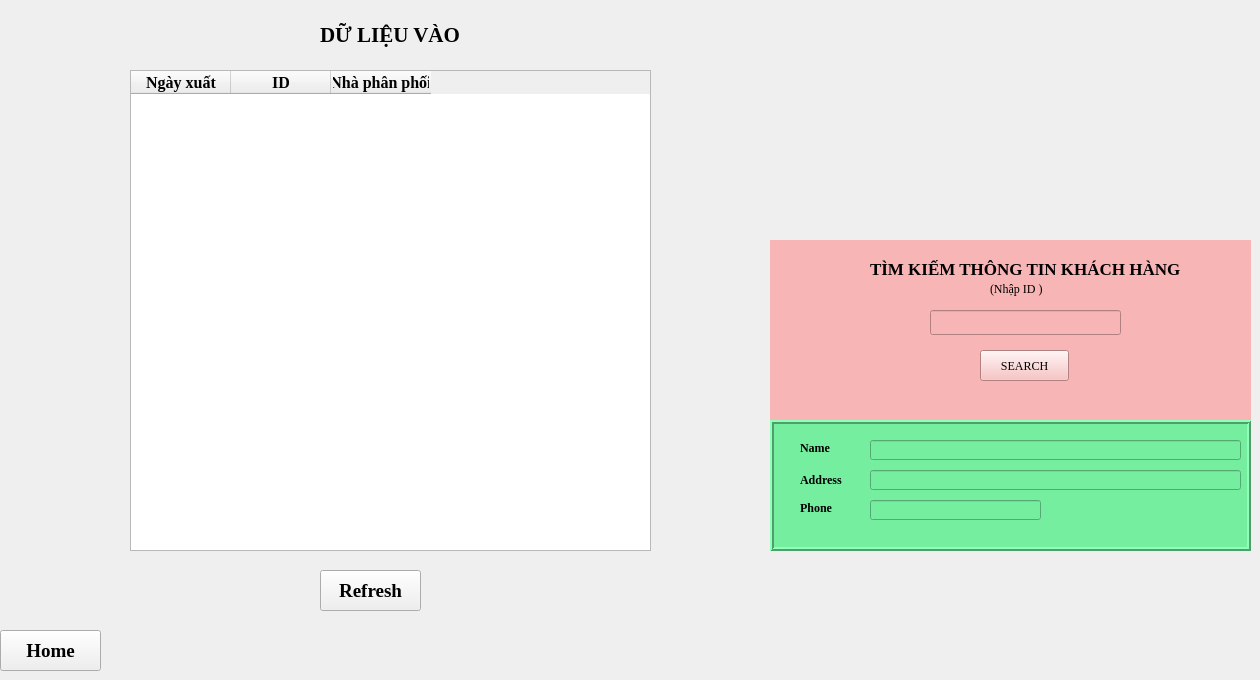
      <widget class="QWidget" name="Screen_DataIN">
       <widget class="QPushButton" name="Button_home_Data">
        <property name="geometry">
         <rect>
          <x>0</x>
          <y>630</y>
          <width>101</width>
          <height>41</height>
         </rect>
        </property>
        <property name="font">
         <font>
          <family>Times New Roman</family>
          <pointsize>14</pointsize>
          <weight>75</weight>
          <bold>true</bold>
         </font>
        </property>
        <property name="styleSheet">
         <string notr="true"/>
        </property>
        <property name="text">
         <string>Home</string>
        </property>
        <property name="icon">
         <iconset>
          <normaloff>icon/icon_home.png</normaloff>icon/icon_home.png</iconset>
        </property>
        <property name="iconSize">
         <size>
          <width>30</width>
          <height>30</height>
         </size>
        </property>
       </widget>
       <widget class="QPushButton" name="Button_refresh">
        <property name="geometry">
         <rect>
          <x>320</x>
          <y>570</y>
          <width>101</width>
          <height>41</height>
         </rect>
        </property>
        <property name="font">
         <font>
          <family>Times New Roman</family>
          <pointsize>14</pointsize>
          <weight>75</weight>
          <bold>true</bold>
         </font>
        </property>
        <property name="text">
         <string>Refresh</string>
        </property>
        <property name="icon">
         <iconset>
          <normaloff>icon/refresh.png</normaloff>icon/refresh.png</iconset>
        </property>
        <property name="iconSize">
         <size>
          <width>20</width>
          <height>20</height>
         </size>
        </property>
       </widget>
       <widget class="QLabel" name="label_6">
        <property name="geometry">
         <rect>
          <x>320</x>
          <y>19</y>
          <width>171</width>
          <height>31</height>
         </rect>
        </property>
        <property name="font">
         <font>
          <family>Times New Roman</family>
          <pointsize>16</pointsize>
          <weight>75</weight>
          <bold>true</bold>
         </font>
        </property>
        <property name="text">
         <string>DỮ LIỆU VÀO</string>
        </property>
       </widget>
       <widget class="QTableWidget" name="table_dataIN">
        <property name="geometry">
         <rect>
          <x>130</x>
          <y>70</y>
          <width>521</width>
          <height>481</height>
         </rect>
        </property>
        <property name="font">
         <font>
          <family>Times New Roman</family>
         </font>
        </property>
        <column>
         <property name="text">
          <string>Ngày xuất</string>
         </property>
         <property name="font">
          <font>
           <family>Times New Roman</family>
           <pointsize>12</pointsize>
           <weight>75</weight>
           <bold>true</bold>
          </font>
         </property>
        </column>
        <column>
         <property name="text">
          <string>ID</string>
         </property>
         <property name="font">
          <font>
           <family>Times New Roman</family>
           <pointsize>12</pointsize>
           <weight>75</weight>
           <bold>true</bold>
          </font>
         </property>
        </column>
        <column>
         <property name="text">
          <string>Nhà phân phối</string>
         </property>
         <property name="font">
          <font>
           <family>Times New Roman</family>
           <pointsize>12</pointsize>
           <weight>75</weight>
           <bold>true</bold>
          </font>
         </property>
        </column>
       </widget>
       <widget class="QWidget" name="widget_3" native="true">
        <property name="geometry">
         <rect>
          <x>770</x>
          <y>240</y>
          <width>481</width>
          <height>311</height>
         </rect>
        </property>
        <property name="styleSheet">
         <string notr="true">background-color: rgb(248, 181, 181);</string>
        </property>
        <widget class="QFrame" name="frame_6">
         <property name="geometry">
          <rect>
           <x>0</x>
           <y>180</y>
           <width>481</width>
           <height>131</height>
          </rect>
         </property>
         <property name="styleSheet">
          <string notr="true">background-color: rgb(117, 238, 160);</string>
         </property>
         <property name="frameShape">
          <enum>QFrame::Box</enum>
         </property>
         <property name="frameShadow">
          <enum>QFrame::Raised</enum>
         </property>
         <property name="lineWidth">
          <number>2</number>
         </property>
         <widget class="QLabel" name="customer_phone_3">
          <property name="geometry">
           <rect>
            <x>30</x>
            <y>80</y>
            <width>51</width>
            <height>16</height>
           </rect>
          </property>
          <property name="font">
           <font>
            <family>Times New Roman</family>
            <weight>75</weight>
            <bold>true</bold>
           </font>
          </property>
          <property name="text">
           <string>Phone</string>
          </property>
         </widget>
         <widget class="QLineEdit" name="txt_phone_dataIN">
          <property name="geometry">
           <rect>
            <x>100</x>
            <y>80</y>
            <width>171</width>
            <height>20</height>
           </rect>
          </property>
         </widget>
         <widget class="QLineEdit" name="txt_address_dataIN">
          <property name="geometry">
           <rect>
            <x>100</x>
            <y>50</y>
            <width>371</width>
            <height>20</height>
           </rect>
          </property>
         </widget>
         <widget class="QLineEdit" name="txt_name_dataIN">
          <property name="geometry">
           <rect>
            <x>100</x>
            <y>20</y>
            <width>371</width>
            <height>20</height>
           </rect>
          </property>
          <property name="text">
           <string/>
          </property>
         </widget>
         <widget class="QLabel" name="customer_address_3">
          <property name="geometry">
           <rect>
            <x>30</x>
            <y>50</y>
            <width>61</width>
            <height>20</height>
           </rect>
          </property>
          <property name="font">
           <font>
            <family>Times New Roman</family>
            <weight>75</weight>
            <bold>true</bold>
           </font>
          </property>
          <property name="text">
           <string>Address</string>
          </property>
         </widget>
         <widget class="QLabel" name="customer_name_8">
          <property name="geometry">
           <rect>
            <x>30</x>
            <y>20</y>
            <width>51</width>
            <height>16</height>
           </rect>
          </property>
          <property name="font">
           <font>
            <family>Times New Roman</family>
            <weight>75</weight>
            <bold>true</bold>
           </font>
          </property>
          <property name="text">
           <string>Name</string>
          </property>
         </widget>
        </widget>
        <widget class="QLineEdit" name="txt_dataIN_ID">
         <property name="geometry">
          <rect>
           <x>160</x>
           <y>70</y>
           <width>191</width>
           <height>25</height>
          </rect>
         </property>
        </widget>
        <widget class="QLabel" name="label_12">
         <property name="geometry">
          <rect>
           <x>100</x>
           <y>20</y>
           <width>331</width>
           <height>17</height>
          </rect>
         </property>
         <property name="font">
          <font>
           <family>Times New Roman</family>
           <pointsize>13</pointsize>
           <weight>75</weight>
           <bold>true</bold>
          </font>
         </property>
         <property name="text">
          <string>TÌM KIẾM THÔNG TIN KHÁCH HÀNG</string>
         </property>
        </widget>
        <widget class="QPushButton" name="Button_findID">
         <property name="geometry">
          <rect>
           <x>210</x>
           <y>110</y>
           <width>89</width>
           <height>31</height>
          </rect>
         </property>
         <property name="font">
          <font>
           <family>Times New Roman</family>
          </font>
         </property>
         <property name="text">
          <string>SEARCH</string>
         </property>
         <property name="icon">
          <iconset>
           <normaloff>icon/pngegg.png</normaloff>icon/pngegg.png</iconset>
         </property>
        </widget>
        <widget class="QLabel" name="label_13">
         <property name="geometry">
          <rect>
           <x>220</x>
           <y>40</y>
           <width>67</width>
           <height>17</height>
          </rect>
         </property>
         <property name="font">
          <font>
           <family>Times New Roman</family>
          </font>
         </property>
         <property name="text">
          <string>(Nhập ID )</string>
         </property>
        </widget>
       </widget>
      </widget>
